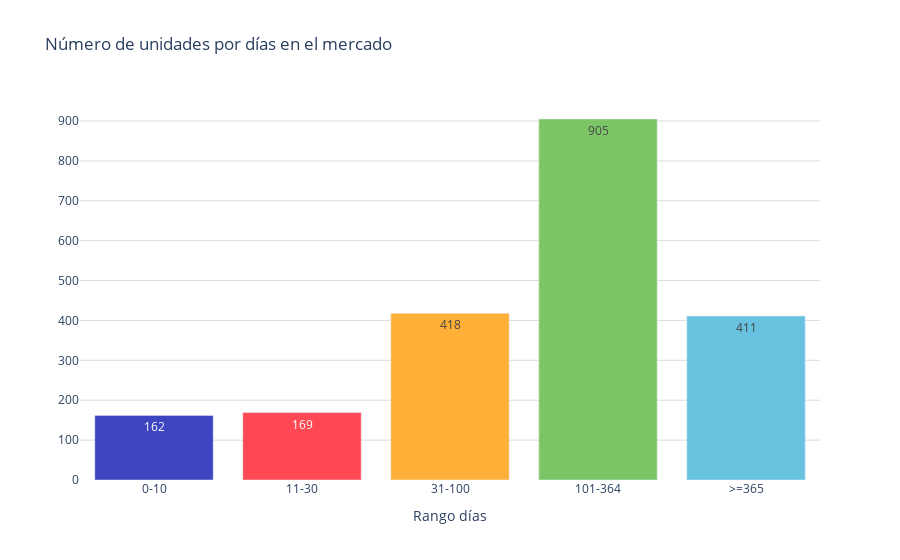

Here is the notebook cell this chart was saved with:
### Code cell
values = conteo_df_mercado_pachuca['conteo']
labels = conteo_df_mercado_pachuca['dias']
colores = ['#3d45c0', '#ff4853', '#ffb038', '#7cc668', '#67c2df', '#6773df', '#939fad']

fig = go.Figure()
fig.add_trace(go.Bar(
    x=labels, 
    y=values, 
    marker_color=colores,  # Especifica los colores de las barras
    text=values,  # Texto que se mostrará en las barras 
    textposition='inside',  # Posición del texto (puede ser 'inside' o 'outside')
))
fig.update_layout(
    title='Número de unidades por días en el mercado',  # Título de la gráfica
    xaxis=dict(title='Rango días'),  # Título del eje x
    yaxis=dict(
        #title='Cantidad', # Título del eje y
        gridcolor='#dddcda', # Color de las líneas que dividen los rangos del eje Y
         gridwidth=1,
    ),  
    plot_bgcolor='rgba(0,0,0,0)',  # Color de fondo del gráfico
)
# Exportar gráfica como archivo HTML
def guardar_grafico_como_html(fig, nombre_archivo, carpeta='graficas'):
    # Crear la carpeta si no existe
    if not os.path.exists(carpeta):
        os.makedirs(carpeta)
    
    # Gráfica como archivo HTML en la carpeta especificada
    pio.write_html(fig, f'{carpeta}/{nombre_archivo}.html')

# Exportar
guardar_grafico_como_html(fig, 'g_bar_tiempomercado_pachuca', carpeta='graficas')
fig.show()

### Figure 1 — Plotly figure (JSON) as saved in the notebook; plotly's stock layout.template omitted (floating-point values rounded to 4 significant figures)
{"data": [{"marker": {"color": ["#3d45c0", "#ff4853", "#ffb038", "#7cc668", "#67c2df", "#6773df", "#939fad"]}, "text": [162, 169, 418, 905, 411], "textposition": "inside", "type": "bar", "x": ["0-10", "11-30", "31-100", "101-364", ">=365"], "y": [162, 169, 418, 905, 411]}], "layout": {"plot_bgcolor": "rgba(0,0,0,0)", "title": {"text": "Número de unidades por días en el mercado"}, "xaxis": {"title": {"text": "Rango días"}}, "yaxis": {"gridcolor": "#dddcda", "gridwidth": 1}}}
